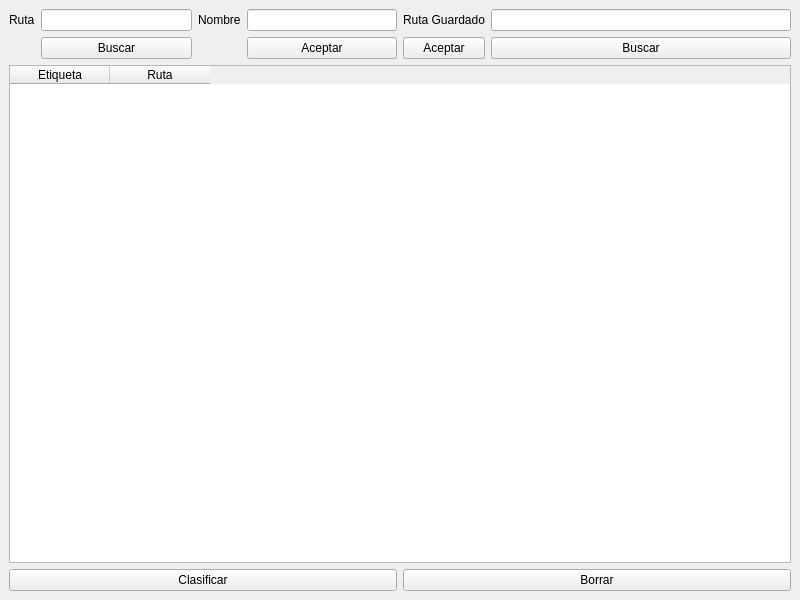
<?xml version="1.0" encoding="UTF-8"?>
<ui version="4.0">
 <class>MainWindow</class>
 <widget class="QMainWindow" name="MainWindow">
  <property name="geometry">
   <rect>
    <x>0</x>
    <y>0</y>
    <width>800</width>
    <height>600</height>
   </rect>
  </property>
  <property name="windowTitle">
   <string>MainWindow</string>
  </property>
  <widget class="QWidget" name="centralwidget">
   <layout class="QGridLayout" name="gridLayout">
    <item row="6" column="0" colspan="2">
     <widget class="QTableWidget" name="tableWidget">
      <column>
       <property name="text">
        <string>Etiqueta</string>
       </property>
      </column>
      <column>
       <property name="text">
        <string>Ruta</string>
       </property>
      </column>
     </widget>
    </item>
    <item row="0" column="0">
     <layout class="QVBoxLayout" name="verticalLayout">
      <item>
       <layout class="QGridLayout" name="gridLayout_2">
        <item row="0" column="2">
         <widget class="QLabel" name="label_2">
          <property name="text">
           <string>Nombre</string>
          </property>
         </widget>
        </item>
        <item row="1" column="1">
         <widget class="QPushButton" name="pushButton_Buscar_Ruta">
          <property name="text">
           <string>Buscar</string>
          </property>
         </widget>
        </item>
        <item row="0" column="0">
         <widget class="QLabel" name="label">
          <property name="text">
           <string>Ruta</string>
          </property>
         </widget>
        </item>
        <item row="0" column="1">
         <widget class="QLineEdit" name="lineEdit_Ruta"/>
        </item>
        <item row="0" column="3">
         <widget class="QLineEdit" name="lineEdit_Nombre"/>
        </item>
        <item row="1" column="3">
         <widget class="QPushButton" name="pushButton_Aceptar_ruta">
          <property name="text">
           <string>Aceptar</string>
          </property>
         </widget>
        </item>
       </layout>
      </item>
     </layout>
    </item>
    <item row="7" column="1">
     <widget class="QPushButton" name="pushButton_Borrar">
      <property name="text">
       <string>Borrar</string>
      </property>
     </widget>
    </item>
    <item row="7" column="0">
     <widget class="QPushButton" name="pushButton_clasificar">
      <property name="text">
       <string>Clasificar</string>
      </property>
     </widget>
    </item>
    <item row="0" column="1">
     <layout class="QGridLayout" name="gridLayout_3">
      <item row="0" column="0">
       <widget class="QLabel" name="label_3">
        <property name="text">
         <string>Ruta Guardado</string>
        </property>
       </widget>
      </item>
      <item row="0" column="1">
       <widget class="QLineEdit" name="lineEdit"/>
      </item>
      <item row="1" column="0">
       <widget class="QPushButton" name="pushButton_Aceptar_Guardado">
        <property name="text">
         <string>Aceptar</string>
        </property>
       </widget>
      </item>
      <item row="1" column="1">
       <widget class="QPushButton" name="pushButton_Buscar_Ruta_Guardado">
        <property name="text">
         <string>Buscar</string>
        </property>
       </widget>
      </item>
     </layout>
    </item>
   </layout>
  </widget>
 </widget>
 <resources/>
 <connections/>
</ui>
